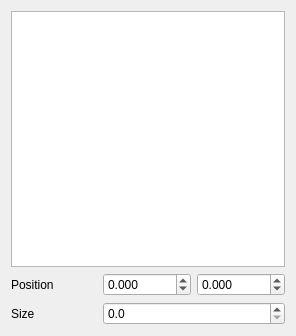
<?xml version="1.0" encoding="UTF-8"?>
<ui version="4.0">
 <class>TaskPanel_plotPositions</class>
 <widget class="QWidget" name="TaskPanel_plotPositions">
  <property name="geometry">
   <rect>
    <x>0</x>
    <y>0</y>
    <width>296</width>
    <height>336</height>
   </rect>
  </property>
  <property name="minimumSize">
   <size>
    <width>0</width>
    <height>336</height>
   </size>
  </property>
  <property name="windowTitle">
   <string>Set positions and sizes</string>
  </property>
  <layout class="QGridLayout" name="gridLayout">
   <item row="1" column="0">
    <layout class="QVBoxLayout" name="verticalLayout">
     <property name="bottomMargin">
      <number>0</number>
     </property>
     <item>
      <widget class="QListWidget" name="items">
       <property name="editTriggers">
        <set>QAbstractItemView::NoEditTriggers</set>
       </property>
       <property name="alternatingRowColors">
        <bool>true</bool>
       </property>
      </widget>
     </item>
     <item>
      <layout class="QGridLayout" name="gridLayout_2">
       <item row="0" column="0">
        <widget class="QLabel" name="posLabel">
         <property name="text">
          <string>Position</string>
         </property>
        </widget>
       </item>
       <item row="0" column="1">
        <widget class="QDoubleSpinBox" name="x">
         <property name="decimals">
          <number>3</number>
         </property>
         <property name="minimum">
          <double>-99999.000000000000000</double>
         </property>
         <property name="maximum">
          <double>99999.000000000000000</double>
         </property>
         <property name="singleStep">
          <double>0.010000000000000</double>
         </property>
        </widget>
       </item>
       <item row="0" column="2">
        <widget class="QDoubleSpinBox" name="y">
         <property name="decimals">
          <number>3</number>
         </property>
         <property name="minimum">
          <double>-99999.000000000000000</double>
         </property>
         <property name="maximum">
          <double>99999.000000000000000</double>
         </property>
         <property name="singleStep">
          <double>0.010000000000000</double>
         </property>
        </widget>
       </item>
       <item row="1" column="0">
        <widget class="QLabel" name="sizeLabel">
         <property name="text">
          <string>Size</string>
         </property>
        </widget>
       </item>
       <item row="1" column="1" colspan="2">
        <widget class="QDoubleSpinBox" name="size">
         <property name="decimals">
          <number>1</number>
         </property>
         <property name="minimum">
          <double>0.000000000000000</double>
         </property>
         <property name="maximum">
          <double>99999.000000000000000</double>
         </property>
        </widget>
       </item>
      </layout>
     </item>
    </layout>
   </item>
  </layout>
 </widget>
 <resources/>
 <connections/>
</ui>
